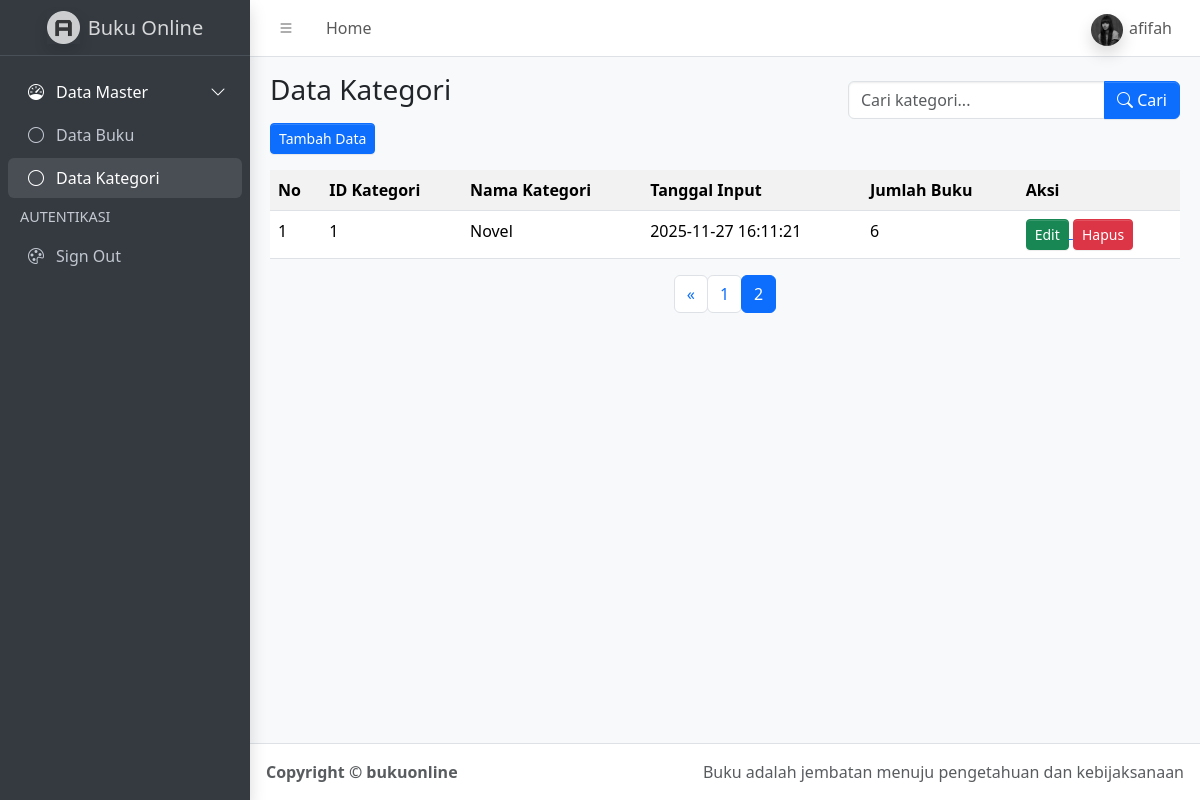
Page /kategori.php?halaman=2 (signed in) on the committed database.
### tables this page shows
CREATE TABLE `kategori` (
  `id_kategori` int(11) NOT NULL,
  `nama_kategori` varchar(50) NOT NULL,
  `tanggal_input` datetime NOT NULL DEFAULT current_timestamp()
);

### function.php (called while the page is built, shortened)
<?php
$conn = mysqli_connect("localhost", "root", "", "buku_online");
function query($query)
{
    global $conn;
    $result = mysqli_query($conn, $query);
    $rows = [];
    while ($row = mysqli_fetch_assoc($result)) {
        $rows[] = $row;
    }
    return $rows;
}
?>

### kategori.php (the view, shortened to what this page needs)
<?php
require 'function.php';
$current_page = basename(__FILE__);
$jumlahDataPerHalaman = 5;
$jumlahData = count(query("SELECT * FROM kategori"));
$jumlahHalaman = ceil($jumlahData / $jumlahDataPerHalaman);
$halamanAktif = (isset($_GET["halaman"])) ? $_GET["halaman"] : 1;
$awalData = ($jumlahDataPerHalaman * $halamanAktif) - $jumlahDataPerHalaman;
$query = query("
    SELECT kategori.*,
        COUNT(buku.id_buku) AS jumlah_buku
    FROM kategori
    LEFT JOIN buku ON kategori.id_kategori = buku.id_kategori
    GROUP BY kategori.id_kategori
    ORDER BY tanggal_input DESC
    LIMIT $awalData, $jumlahDataPerHalaman
");
$kategori = $query;
?>
<!doctype html>
<html lang="en">
<head>
    <link href="https://cdn.jsdelivr.net/npm/bootstrap@5.3.2/dist/css/bootstrap.min.css" rel="stylesheet">
    <link rel="stylesheet" href="https://cdn.jsdelivr.net/npm/@fontsource/source-sans-3@5.0.12/index.css"
 media="print"
        onload="this.media='all'" />
    <link rel="stylesheet" href="https://cdn.jsdelivr.net/npm/overlayscrollbars@2.11.0/styles/overlayscrollbars.min.css"
 />
    <link rel="stylesheet" href="https://cdn.jsdelivr.net/npm/bootstrap-icons@1.13.1/font/bootstrap-icons.min.css"
 />
    <link rel="stylesheet" href="dist/css/adminlte.min.css" />
    <link rel="stylesheet" href="https://cdn.jsdelivr.net/npm/apexcharts@3.37.1/dist/apexcharts.css"
 />
    <link rel="stylesheet" href="https://cdn.jsdelivr.net/npm/jsvectormap@1.5.3/dist/css/jsvectormap.min.css"
 />
</head>
<body class="layout-fixed sidebar-expand-lg bg-body-tertiary">
    <div class="app-wrapper">
        <nav class="app-header navbar navbar-expand bg-body">
            <div class="container-fluid">
                <ul class="navbar-nav">
                    <li class="nav-item">
                        <a class="nav-link" data-lte-toggle="sidebar" href="#" role="button">
                            <i class="bi bi-list"></i>
                        </a>
                    </li>
                    <li class="nav-item d-none d-md-block">
                        <a href="kategori.php" class="nav-link">Home</a>
                    </li>
                </ul>
                <ul class="navbar-nav ms-auto">
                    <li class="nav-item dropdown user-menu">
                        <a href="#" class="nav-link dropdown-toggle" data-bs-toggle="dropdown">
                            <img src="dist/assets/img/user4-128x128.jpg" class="user-image rounded-circle shadow"
                                alt="User Image" />
                            <span class="d-none d-md-inline"><?= $_SESSION['username'] ?></span>
                        </a>
                    </li>
                </ul>
            </div>
        </nav>
        <aside class="app-sidebar bg-body-secondary shadow" data-bs-theme="dark">
            <div class="sidebar-brand">
                <a href="index.php" class="brand-link">
                    <img src="dist/assets/img/AdminLTELogo.png" alt="AdminLTE Logo"
                        class="brand-image opacity-75 shadow" />
                    <span class="brand-text fw-light">Buku Online</span>
                </a>
            </div>
            <div class="sidebar-wrapper">
                <nav class="mt-2">
                    <ul class="nav sidebar-menu flex-column" data-lte-toggle="treeview" role="navigation"
                        aria-label="Main navigation" data-accordion="false" id="navigation">
                        <li class="nav-item menu-open">
                            <a href="#" class="nav-link active">
                                <i class="nav-icon bi bi-speedometer"></i>
                                <p>
                                    Data Master
                                </p>
                            </a>
                            <ul class="nav nav-treeview">
                                <li class="nav-item">
                                    <a href="index.php"
                                        class="nav-link <?= ($current_page == 'index.php') ? 'active' : '' ?>">
                                        <i class="nav-icon bi bi-circle"></i>
                                        <p>Data Buku</p>
                                    </a>
                                </li>
                                <li class="nav-item">
                                    <a href="kategori.php"
                                        class="nav-link <?= ($current_page == 'kategori.php') ? 'active' : '' ?>">
                                        <i class="nav-icon bi bi-circle"></i>
                                        <p>Data Kategori</p>
                                    </a>
                                </li>
                            </ul>
                        </li>
                        <li class="nav-header">AUTENTIKASI</li>
                        <li class="nav-item">
                            <a href="logout.php" class="nav-link">
                                <i class="nav-icon bi bi-palette"></i>
                                <p>Sign Out</p>
                            </a>
                        </li>
                    </ul>
                </nav>
            </div>
        </aside>
        <main class="app-main">
            <div class="app-content-header">
                <div class="container-fluid">
                    <div class="row">
                        <div class="col-sm-6">
                            <h3 class="mb-3">Data Kategori</h3>
                            <a href="tambah_kategori.php">
                                <button class="btn-sm btn btn-primary">Tambah Data</button>
                            </a>
                        </div>
                        <div class="col-sm-6 d-flex flex-column align-items-end">
                            <form class="mt-2" action="" method="POST">
                                <div class="input-group">
                                    <input type="text" class="form-control" name="keyword"
                                        placeholder="Cari kategori...">
                                    <button class="btn btn-primary" type="submit" name="tombol_search">
                                        <i class="bi bi-search"></i> Cari
                                    </button>
                                </div>
                            </form>
                        </div>
                    </div>
                </div>
            </div>
            <div class="app-content">
                <div class="container-fluid">
                    <div class="row">
                        <div class="col">
                            <table class="table table-striped table-hover">
                                <tr>
                                    <th>No</th>
                                    <th>ID Kategori</th>
                                    <th>Nama Kategori</th>
                                    <th>Tanggal Input</th>
                                    <th>Jumlah Buku</th>
                                    <th>Aksi</th>
                                </tr>
                                <?php $no = 1 ?>
                                <?php foreach ($kategori as $data): ?>
                                    <tr>
                                        <td> <?= $no ?> </td>
                                        <td> <?= $data['id_kategori'] ?> </td>
                                        <td> <?= $data['nama_kategori'] ?> </td>
                                        <td> <?= $data['tanggal_input'] ?> </td>
                                        <td> <?= $data['jumlah_buku'] ?> </td>
                                        <td>
                                            <a href="ubah_kategori.php?id_kategori=<?= $data['id_kategori'] ?>">
                                                <button class="btn btn-sm btn-success">Edit</button>
                                            </a>
                                            <a href="hapus_kategori.php?id=<?= $data['id_kategori'] ?>">
                                                <button class="btn btn-sm btn-danger">Hapus</button>
                                            </a>
                                        </td>
                                        <?php $no++; ?>
                                    <?php endforeach; ?>
                            </table>
                            <nav aria-label="Page navigation example" class="d-flex justify-content-center mt-3">
                                <ul class="pagination">
                                    <?php if ($halamanAktif > 1): ?>
                                        <li class="page-item">
                                            <a class="page-link" href="?halaman=<?= $halamanAktif - 1; ?>">&laquo;</a>
                                        </li>
                                    <?php endif; ?>
                                    <?php for ($i = 1; $i <= $jumlahHalaman; $i++): ?>
                                        <?php if ($i == $halamanAktif): ?>
                                            <li class="page-item active">
                                                <a class="page-link" href="?halaman=<?= $i; ?>"><?= $i; ?></a>
                                            </li>
                                        <?php else: ?>
                                            <li class="page-item">
                                                <a class="page-link" href="?halaman=<?= $i; ?>"><?= $i; ?></a>
                                            </li>
                                        <?php endif; ?>
                                    <?php endfor; ?>
                                </ul>
                            </nav>
                        </div>
                    </div>
                </div>
            </div>
        </main>
        <footer class="app-footer">
            <div class="float-end d-none d-sm-inline">Buku adalah jembatan menuju pengetahuan dan kebijaksanaan</div>
            <strong>
                Copyright &copy; bukuonline&nbsp;
            </strong>
        </footer>
    </div>
</body>
</html>

### rows in the picture
kategori: id_kategori "1", nama_kategori "Novel", tanggal_input "2025-11-27 16:11:21", jumlah_buku "6"

### other values in the picture
$_SESSION['username'] "afifah"
